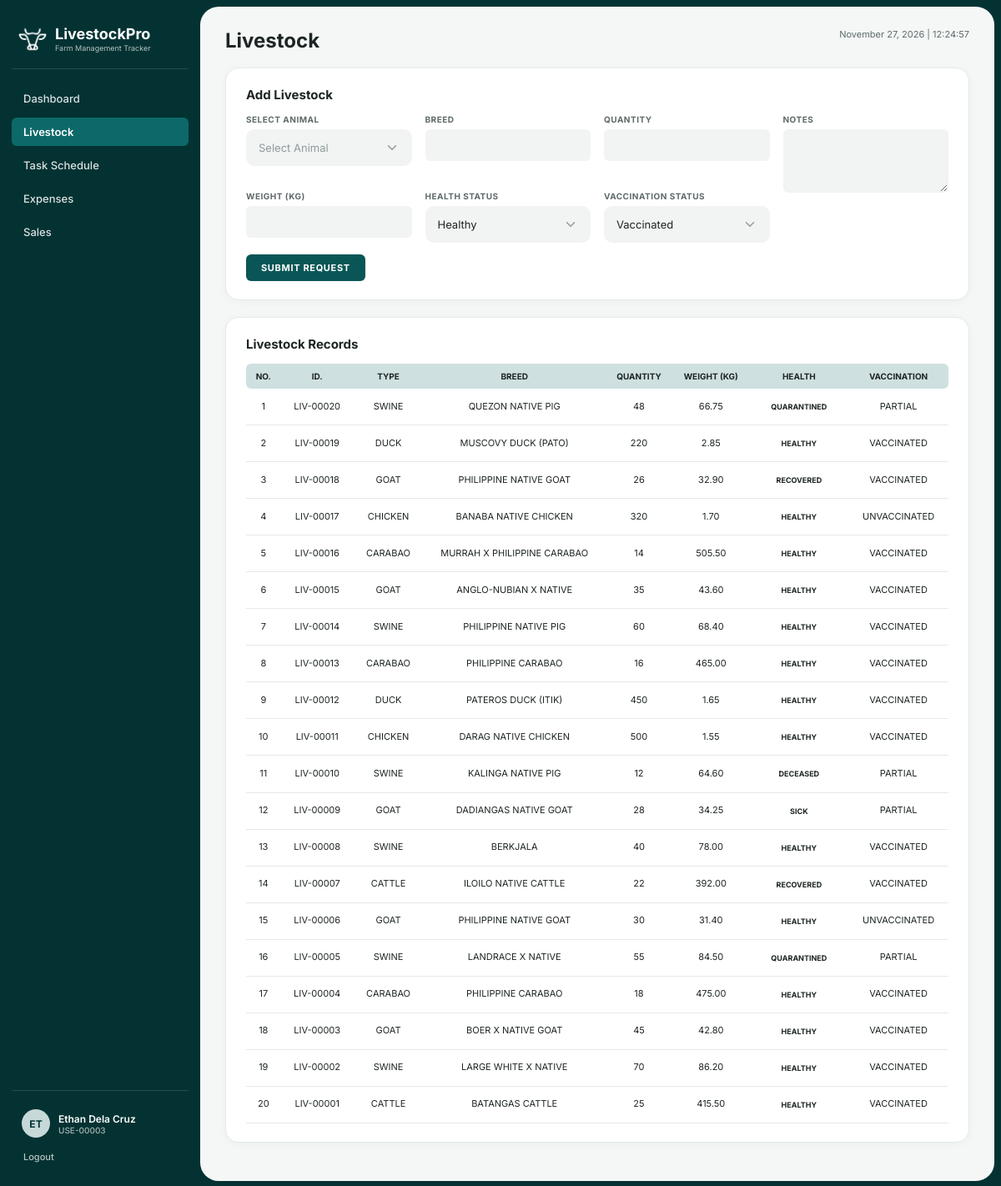
/livestock.php (signed in), run on the app's committed database.
### tables this page shows
CREATE TABLE `livestock` (
  `livestock_id` varchar(45) NOT NULL,
  `user_id` varchar(45) NOT NULL,
  `animal_type` varchar(50) NOT NULL,
  `breed` varchar(50) NOT NULL,
  `quantity` int NOT NULL,
  `weight` decimal(8,2) NOT NULL,
  `health_status` varchar(50) NOT NULL,
  `vaccination_status` varchar(50) DEFAULT NULL,
  `vaccination_date` date DEFAULT NULL,
  `date_recorded` datetime NOT NULL
);

### livestock.php (the view, shortened to what this page needs)
<?php
require_once 'includes/db_connect.php';
$full_name = trim(($_SESSION['first_name'] ?? 'Juan') . ' ' . ($_SESSION['last_name'] ?? 'Dela Cruz'));
$user_id   = $_SESSION['user_id'];
$role      = strtoupper($_SESSION['user_type'] ?? 'O');
$records = $pdo->query("SELECT * FROM `livestock` ORDER BY `livestock_id` DESC")->fetchAll();
?>
<!DOCTYPE html>
<html lang="en">
<head>
  <link rel="stylesheet" href="css/style.css">
</head>
<body>
  <div class="app-shell">
    <aside class="sidebar">
      <div class="sidebar-brand">
        <div class="sidebar-brand-row">
          <img src="assets/logo.png" alt="LivestockPro Logo" class="sidebar-logo-img">
          <div>
            <div class="sidebar-brand-title">LivestockPro</div>
            <div class="sidebar-brand-sub">Farm Management Tracker</div>
          </div>
        </div>
      </div>
      <ul class="sidebar-nav">
        <li><a href="<?= $role === 'O' ? 'owner_dashboard.php' : 'staff_dashboard.php' ?>">Dashboard</a></li>
        <li><a class="active" href="livestock.php">Livestock</a></li>
        <li><a href="task_schedule.php">Task Schedule</a></li>
        <li><a href="expenses.php">Expenses</a></li>
        <li><a href="sales.php">Sales</a></li>
      </ul>
      <div class="sidebar-user-wrap">
        <a class="sidebar-user-link" href="profile.php">
          <div class="sidebar-avatar"><?= strtoupper(substr($full_name, 0, 2)) ?></div>
          <div style="flex:1;">
            <div class="sidebar-user-name"><?= htmlspecialchars($full_name) ?></div>
            <div class="sidebar-user-id"><?= htmlspecialchars($user_id) ?></div>
          </div>
        </a>
        <a class="sidebar-logout-link" href="logout.php">Logout</a>
      </div>
    </aside>
    <main class="main-content">
      <div class="page-header">
        <h1 class="page-title">Livestock</h1>
        <div class="page-datetime"><?= date('F d, Y | H:i:s') ?></div>
      </div>
      <div class="card">
        <div class="card-title">Add Livestock</div>
        <form method="POST" action="livestock.php">
          <div class="form-grid-4">
            <div class="form-group">
              <label class="form-label">SELECT ANIMAL</label>
              <select class="form-control" name="animal_type" required>
                <option value="">Select Animal</option>
              </select>
            </div>
            <div class="form-group">
              <label class="form-label">BREED</label>
              <input class="form-control" type="text" name="breed" required>
            </div>
            <div class="form-group">
              <label class="form-label">QUANTITY</label>
              <input class="form-control" type="number" name="quantity" min="1" required>
            </div>
            <div class="form-group" style="grid-row: span 2; margin-bottom:0;">
              <label class="form-label">NOTES</label>
              <textarea class="form-control" name="notes"></textarea>
            </div>
            <div class="form-group">
              <label class="form-label">WEIGHT (KG)</label>
              <input class="form-control" type="number" step="0.01" name="weight" required>
            </div>
            <div class="form-group">
              <label class="form-label">HEALTH STATUS</label>
              <select class="form-control" name="health_status">
                <option value="Healthy">Healthy</option>
              </select>
            </div>
            <div class="form-group">
              <label class="form-label">VACCINATION STATUS</label>
              <select class="form-control" name="vaccination_status">
                <option value="Vaccinated">Vaccinated</option>
              </select>
            </div>
          </div>
          <button class="btn btn-primary" type="submit" name="add_livestock">
            <?= $role === 'O' ? 'ADD TO STOCK' : 'SUBMIT REQUEST' ?>
          </button>
        </form>
      </div>
      <div class="card">
        <div class="card-title">Livestock Records</div>
        <table class="data-table">
          <thead>
            <tr>
              <th>NO.</th><th>ID.</th><th>TYPE</th><th>BREED</th><th>QUANTITY</th><th>WEIGHT (KG)</th><th>HEALTH</th><th>VACCINATION</th>
            </tr>
          </thead>
          <tbody>
            <?php foreach ($records as $i => $row): ?>
              <tr>
                <td><?= $i + 1 ?></td>
                <td><?= htmlspecialchars($row['livestock_id']) ?></td>
                <td><?= strtoupper(htmlspecialchars($row['animal_type'])) ?></td>
                <td><?= strtoupper(htmlspecialchars($row['breed'])) ?></td>
                <td><?= number_format((int)$row['quantity']) ?></td>
                <td><?= number_format((float)$row['weight'], 2) ?></td>
                <td><span class="badge badge-healthy"><?= strtoupper(htmlspecialchars($row['health_status'])) ?></span></td>
                <td><?= strtoupper(htmlspecialchars($row['vaccination_status'] ?? 'N/A')) ?></td>
              </tr>
            <?php endforeach; ?>
          </tbody>
        </table>
      </div>
    </main>
  </div>
</body>
</html>

### data on the page
livestock: livestock_id "LIV-00020", animal_type "SWINE", breed "QUEZON NATIVE PIG", quantity "48", weight "66.75", health_status "QUARANTINED", vaccination_status "PARTIAL"
livestock: livestock_id "LIV-00019", animal_type "DUCK", breed "MUSCOVY DUCK (PATO)", quantity "220", weight "2.85", health_status "HEALTHY", vaccination_status "VACCINATED"
livestock: livestock_id "LIV-00018", animal_type "GOAT", breed "PHILIPPINE NATIVE GOAT", quantity "26", weight "32.90", health_status "RECOVERED", vaccination_status "VACCINATED"
livestock: livestock_id "LIV-00017", animal_type "CHICKEN", breed "BANABA NATIVE CHICKEN", quantity "320", weight "1.70", health_status "HEALTHY", vaccination_status "UNVACCINATED"
livestock: livestock_id "LIV-00016", animal_type "CARABAO", breed "MURRAH X PHILIPPINE CARABAO", quantity "14", weight "505.50", health_status "HEALTHY", vaccination_status "VACCINATED"
livestock: livestock_id "LIV-00015", animal_type "GOAT", breed "ANGLO-NUBIAN X NATIVE", quantity "35", weight "43.60", health_status "HEALTHY", vaccination_status "VACCINATED"
livestock: livestock_id "LIV-00014", animal_type "SWINE", breed "PHILIPPINE NATIVE PIG", quantity "60", weight "68.40", health_status "HEALTHY", vaccination_status "VACCINATED"
livestock: livestock_id "LIV-00013", animal_type "CARABAO", breed "PHILIPPINE CARABAO", quantity "16", weight "465.00", health_status "HEALTHY", vaccination_status "VACCINATED"
livestock: livestock_id "LIV-00012", animal_type "DUCK", breed "PATEROS DUCK (ITIK)", quantity "450", weight "1.65", health_status "HEALTHY", vaccination_status "VACCINATED"
livestock: livestock_id "LIV-00011", animal_type "CHICKEN", breed "DARAG NATIVE CHICKEN", quantity "500", weight "1.55", health_status "HEALTHY", vaccination_status "VACCINATED"
livestock: livestock_id "LIV-00010", animal_type "SWINE", breed "KALINGA NATIVE PIG", quantity "12", weight "64.60", health_status "DECEASED", vaccination_status "PARTIAL"
livestock: livestock_id "LIV-00009", animal_type "GOAT", breed "DADIANGAS NATIVE GOAT", quantity "28", weight "34.25", health_status "SICK", vaccination_status "PARTIAL"
livestock: livestock_id "LIV-00008", animal_type "SWINE", breed "BERKJALA", quantity "40", weight "78.00", health_status "HEALTHY", vaccination_status "VACCINATED"
livestock: livestock_id "LIV-00007", animal_type "CATTLE", breed "ILOILO NATIVE CATTLE", quantity "22", weight "392.00", health_status "RECOVERED", vaccination_status "VACCINATED"
livestock: livestock_id "LIV-00006", animal_type "GOAT", breed "PHILIPPINE NATIVE GOAT", quantity "30", weight "31.40", health_status "HEALTHY", vaccination_status "UNVACCINATED"
livestock: livestock_id "LIV-00005", animal_type "SWINE", breed "LANDRACE X NATIVE", quantity "55", weight "84.50", health_status "QUARANTINED", vaccination_status "PARTIAL"
livestock: livestock_id "LIV-00004", animal_type "CARABAO", breed "PHILIPPINE CARABAO", quantity "18", weight "475.00", health_status "HEALTHY", vaccination_status "VACCINATED"
livestock: livestock_id "LIV-00003", animal_type "GOAT", breed "BOER X NATIVE GOAT", quantity "45", weight "42.80", health_status "HEALTHY", vaccination_status "VACCINATED"
livestock: livestock_id "LIV-00002", animal_type "SWINE", breed "LARGE WHITE X NATIVE", quantity "70", weight "86.20", health_status "HEALTHY", vaccination_status "VACCINATED"
livestock: livestock_id "LIV-00001", animal_type "CATTLE", breed "BATANGAS CATTLE", quantity "25", weight "415.50", health_status "HEALTHY", vaccination_status "VACCINATED"

### other printed values
substr($full_name, 0, 2) "ET"
$full_name "Ethan Dela Cruz"
$user_id "USE-00003"
